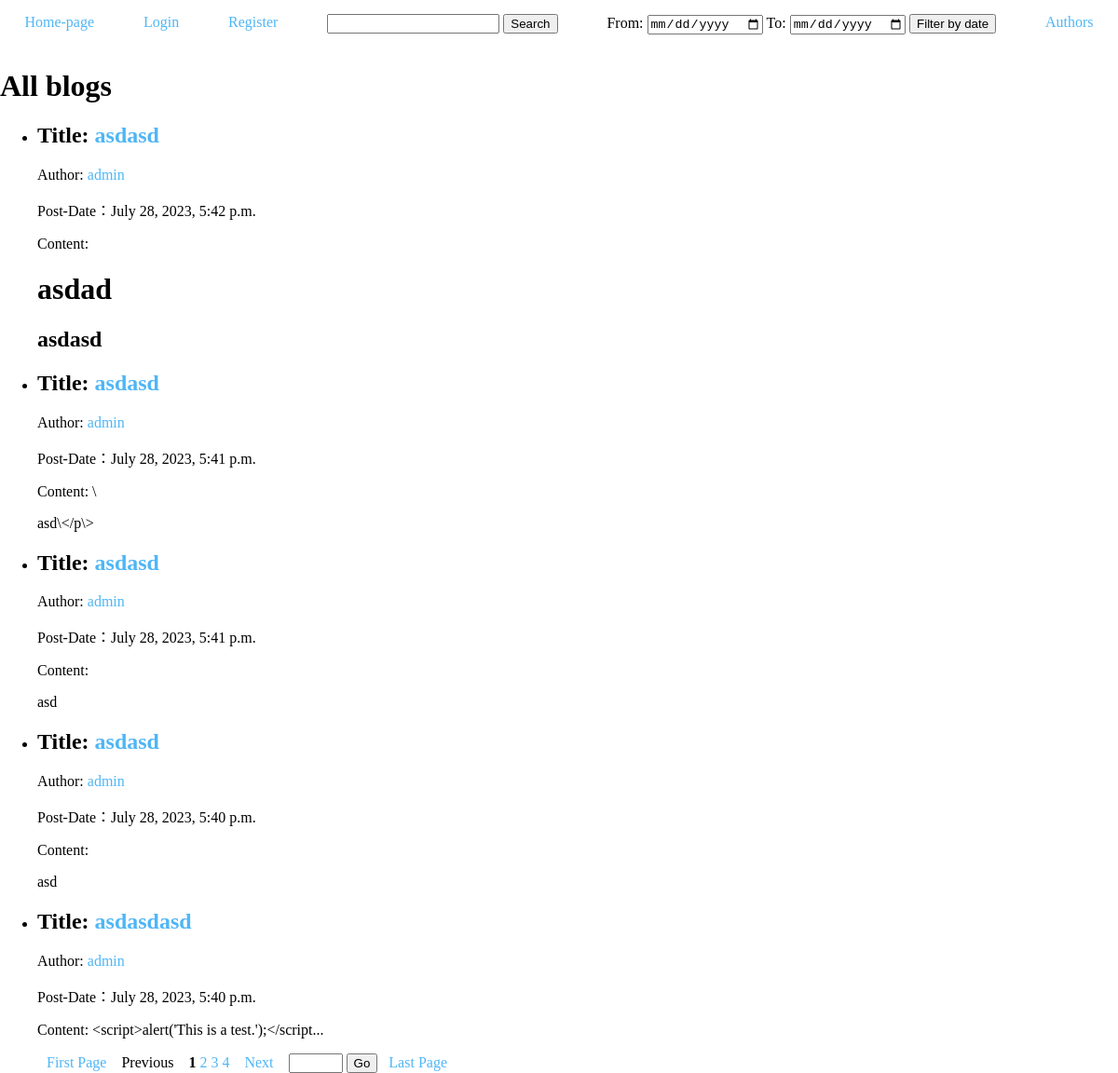
/blogs/, run on an earlier commit of the app's database.
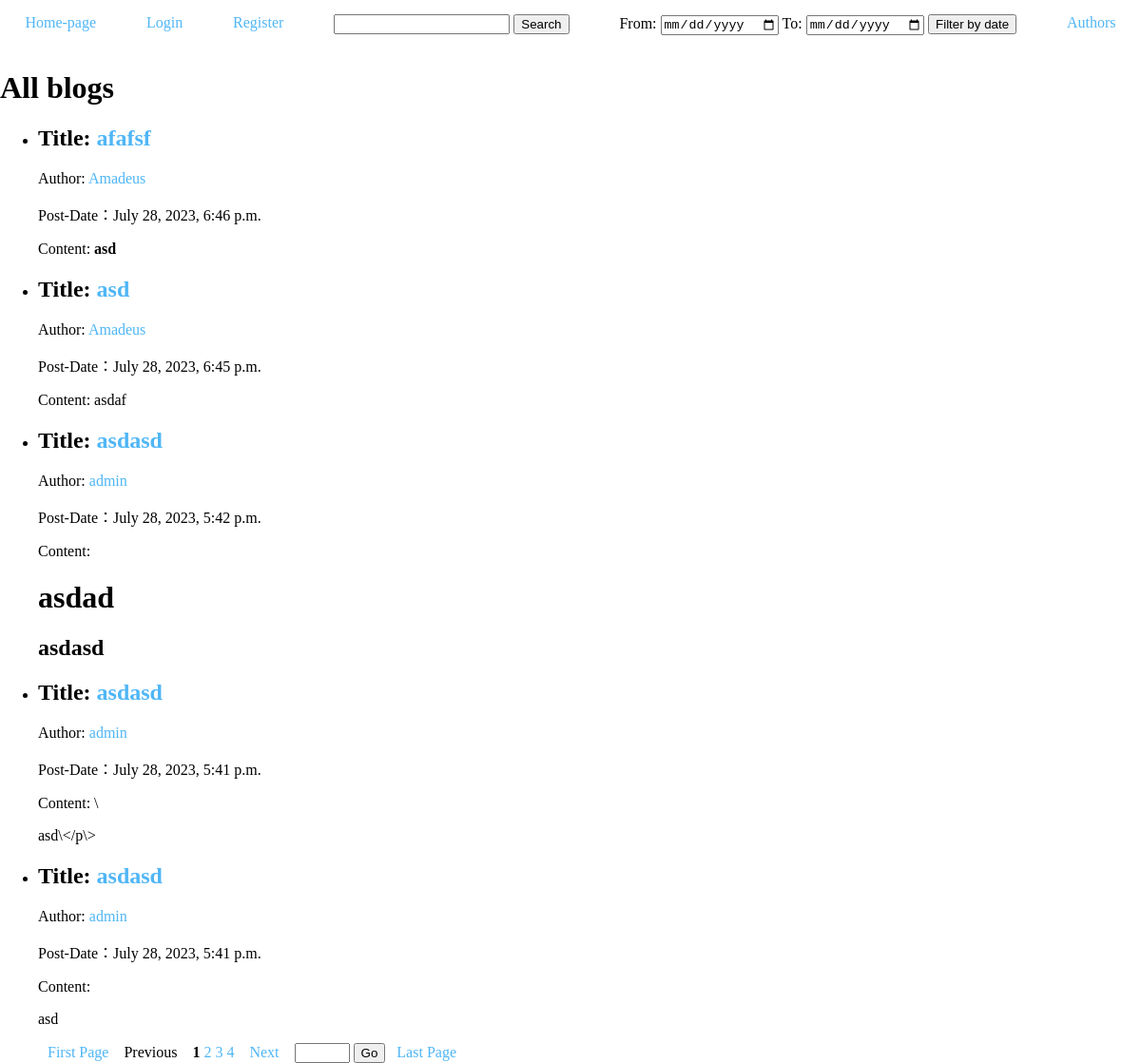
And on a later commit of the database.
### blogs/models.py (models this page shows, shortened)
class Post(models.Model):
    title = models.CharField(max_length=200)
    content = models.TextField()
    date_created = models.DateTimeField(auto_now_add=True)
    author = models.ForeignKey(Author, on_delete=models.CASCADE)
    class Meta:
        ordering = ['-date_created']

class Author(models.Model):
    user = models.OneToOneField(User, on_delete=models.CASCADE, null=True, related_name='author')

### blogs/views.py (the view)
# urls.py: path('', views.post_list, name='post_list'),
def post_list(request):
    posts = Post.objects.all().order_by('-date_created')
    start_date_str = request.GET.get('start_date')
    end_date_str = request.GET.get('end_date')
    start_date = datetime.strptime(start_date_str, "%Y-%m-%d").date() if start_date_str else None
    end_date = datetime.strptime(end_date_str, "%Y-%m-%d").date() if end_date_str else None
    if start_date and end_date and start_date > end_date:
        start_date, end_date = end_date, start_date
    if start_date and end_date:
        posts = posts.filter(date_created__date__range=[start_date, end_date])
    paginator = Paginator(posts, 5)  # Show 5 posts per page.
    page_number = request.GET.get('page',1)
    posts = paginator.get_page(page_number)
    return render(request, 'blogs/post_list.html', {'posts': posts})

### blogs/templates/blogs/post_list.html (shortened to what this page needs)
{% extends 'blogs/base.html' %}
{% block content %}
<h1>All blogs</h1>
<body>
<ul>
{% for post in posts %}
    <li>
        <h2>Title: <a href="{% url 'post_detail' pk=post.pk %}">{{ post.title }}</a></h2>
        <p>Author: <a href="{% url 'author_posts' username=post.author.user.username %}">{{ post.author.user.username }}</a></p>
        <p>Post-Date：{{ post.date_created }}</p>
        <p>Content: {{ post.content|slice:":50"| safe }}{% if post.content|length > 50 %}...{% endif %}</p>
    </li>
{% empty %}
    <li>No articles.</li>
{% endfor %}
</ul>
{% if posts.paginator.num_pages > 1 %}
    <div style="margin-left: 50px;">
        <a href="?start_date={{ request.GET.start_date }}&end_date={{ request.GET.end_date }}&page=1">First Page</a>
        {% if posts.has_previous %}
            <a href="?start_date={{ request.GET.start_date }}&end_date={{ request.GET.end_date }}&page={{ posts.previous_page_number }}">Previous</a>
        {% else %}
            <span>Previous</span>
        {% endif %}
        {% for num in posts.paginator.page_range %}
            {% if num >= posts.number|add:"-4" and num <= posts.number|add:"3" %}
                {% if posts.number == num %}
                    <span><strong>{{ num }}</strong></span>
                {% else %}
                    <a href="?start_date={{ request.GET.start_date }}&end_date={{ request.GET.end_date }}&page={{ num }}">{{ num }}</a>
                {% endif %}
            {% endif %}
        {% endfor %}
        {% if posts.has_next %}
            <a href="?start_date={{ request.GET.start_date }}&end_date={{ request.GET.end_date }}&page={{ posts.next_page_number }}">Next</a>
        {% else %}
            <span>Next</span>
        {% endif %}
        <form method="GET" style="display: inline;">
            <input type="number" id="go_to_page" name="page" min="1" max="{{ posts.paginator.num_pages }}" required style="width: 50px;">
            <button type="submit">Go</button>
        </form>
        <a href="?start_date={{ request.GET.start_date }}&end_date={{ request.GET.end_date }}&page={{ posts.paginator.num_pages }}">Last Page</a>
    </div>
{% endif %}
{% endblock content %}

What changed in the data, as far as the page shows it:
no longer on this page (row unchanged): Post: title "asdasd", author.user.username "admin", date_created "July 28, 2023, 5:40 p.m.", content "asd"
no longer on this page (row unchanged): Post: title "asdasdasd", author.user.username "admin", date_created "July 28, 2023, 5:40 p.m.", content "<script>alert('This is a test.');</script"
added Post: title "afafsf", author.user.username "Amadeus", date_created "July 28, 2023, 6:46 p.m.", content "asd"
added Post: title "asd", author.user.username "Amadeus", date_created "July 28, 2023, 6:45 p.m.", content "asdaf"
